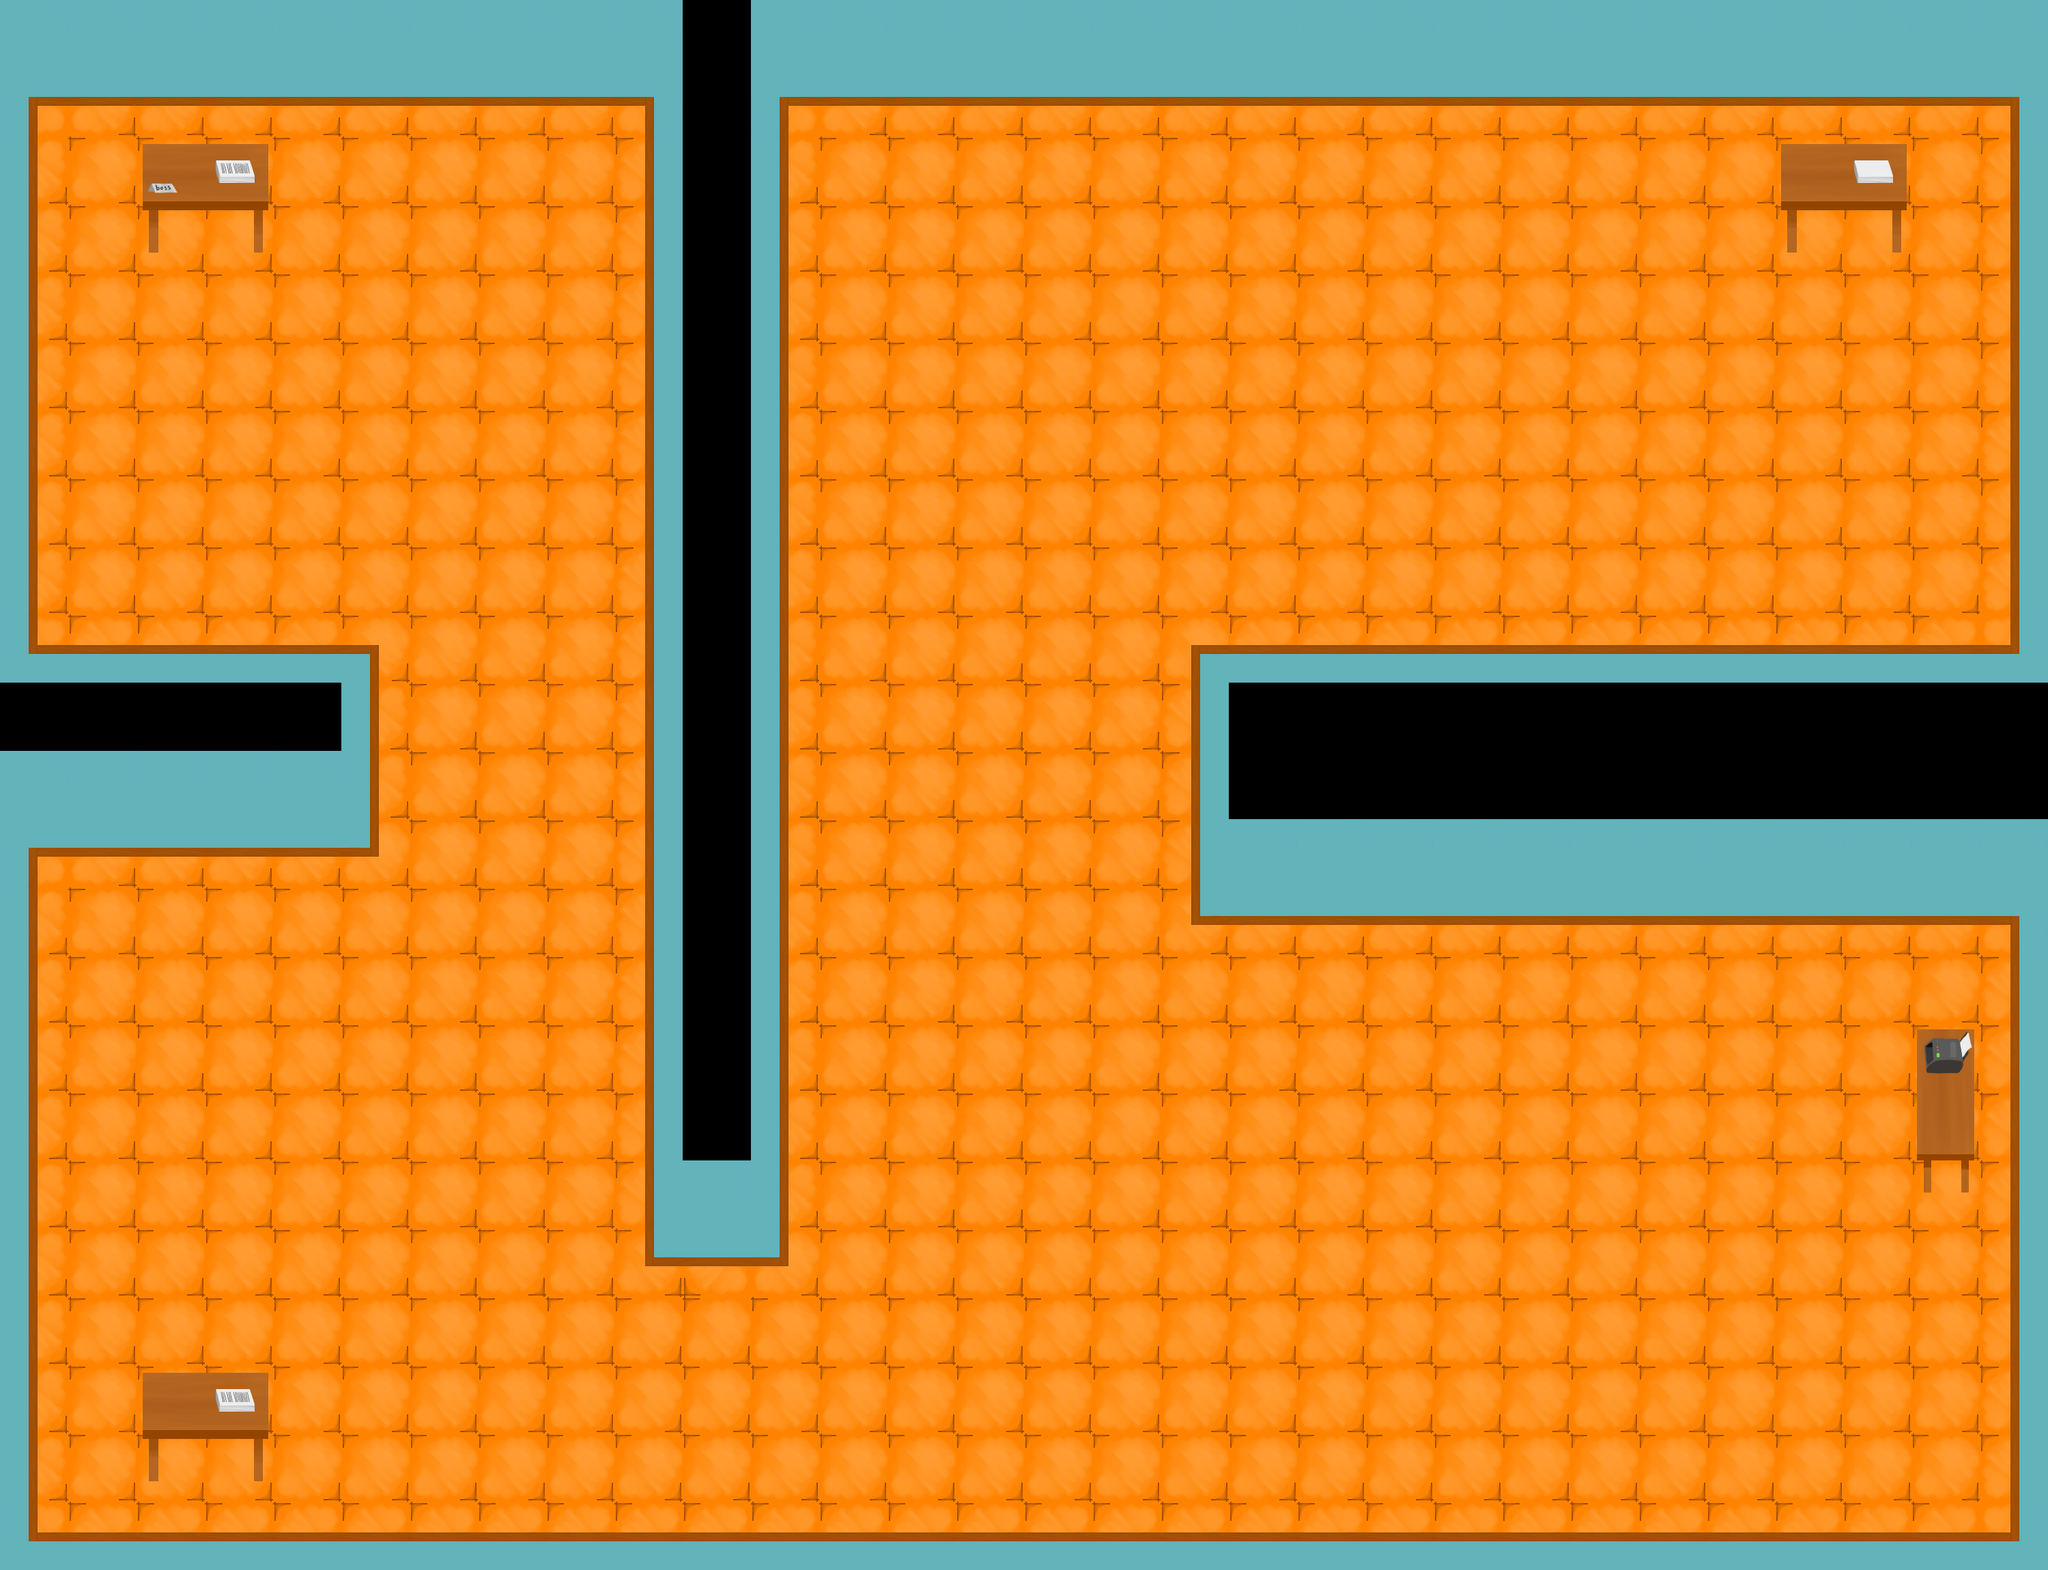

The image is a tile-based game level rendered from a .tmx file. Its description and source (layers, tilesets, objects; grid data summarised) follow:
An orthogonal 30x23 tile map with 100x100 px tiles, 1 tile layer (main) and 34 objects (22x CollectableSpawnPoint, 6x EnemySpawnPoint, EmptyPaper, Document, BossDesk, ...).

<map version="1.0" orientation="orthogonal" width="30" height="23" tilewidth="100" tileheight="100">
 <tileset firstgid="1" name="tiles" tilewidth="100" tileheight="100">
  <image source="tiles.png" width="512" height="1024" />
 </tileset>
 <layer name="main" width="30" height="23">
  <data>[690 cells, 644 non-empty, 30 distinct tile ids]</data>
 </layer>
 <objectgroup name="collision" width="30" height="23">
  <object x="50" y="1250">
   <polyline points="0,0 0,1000 2900,1000 2900,100 1700,100 1700,-300 2900,-300 2900,-1100 1100,-1100 1100,300 1100,600 900,600 900,-1100 0,-1100 0,-300 500,-300 500,0 0,0" />
  </object>
  <object type="EmptyPaper" x="2608" y="213" width="181" height="161" />
  <object type="Document" x="211" y="2011" width="181" height="157" />
  <object type="BossDesk" x="211" y="212" width="181" height="157" />
  <object type="Printer" x="2809" y="1509" width="83" height="238" />
 </objectgroup>
 <objectgroup name="objects" width="30" height="23">
  <object type="Player" x="2565" y="1567" width="100" height="100" />
  <object type="CollectableSpawnPoint" x="2279" y="627" width="100" height="100" />
  <object type="CollectableSpawnPoint" x="1752" y="452" width="100" height="100" />
  <object type="CollectableSpawnPoint" x="1148" y="2056" width="100" height="100" />
  <object type="CollectableSpawnPoint" x="388" y="1727" width="100" height="100" />
  <object type="CollectableSpawnPoint" x="600" y="1300" width="100" height="100" />
  <object type="CollectableSpawnPoint" x="140" y="668" width="100" height="100" />
  <object type="CollectableSpawnPoint" x="1842" y="1906" width="100" height="100" />
  <object type="CollectableSpawnPoint" x="1700" y="1400" width="100" height="100" />
  <object type="CollectableSpawnPoint" x="2252" y="1830" width="100" height="100" />
  <object type="CollectableSpawnPoint" x="176" y="1442" width="100" height="100" />
  <object type="EnemySpawnPoint" x="646" y="470" width="100" height="100">
   <properties>
    <property name="MaxObjects" value="3" />
   </properties>
  </object>
  <object type="EnemySpawnPoint" x="2030" y="1574" width="100" height="100" />
  <object type="EnemySpawnPoint" x="318" y="1410" width="100" height="100">
   <properties>
    <property name="MaxObjects" value="3" />
   </properties>
  </object>
  <object type="EnemySpawnPoint" x="410" y="614" width="100" height="100">
   <properties>
    <property name="MaxObjects" value="3" />
   </properties>
  </object>
  <object type="EnemySpawnPoint" x="2554" y="558" width="100" height="100">
   <properties>
    <property name="MaxObjects" value="3" />
   </properties>
  </object>
  <object type="EnemySpawnPoint" x="1574" y="226" width="100" height="100">
   <properties>
    <property name="MaxObjects" value="3" />
   </properties>
  </object>
  <object type="CollectableSpawnPoint" x="2074" y="330" width="100" height="100" />
  <object type="CollectableSpawnPoint" x="1322" y="550" width="100" height="100" />
  <object type="CollectableSpawnPoint" x="1366" y="1282" width="100" height="100" />
  <object type="CollectableSpawnPoint" x="2526" y="2090" width="100" height="100" />
  <object type="CollectableSpawnPoint" x="650" y="690" width="100" height="100" />
  <object type="CollectableSpawnPoint" x="678" y="218" width="100" height="100" />
  <object type="CollectableSpawnPoint" x="542" y="2114" width="100" height="100" />
  <object type="CollectableSpawnPoint" x="1434" y="1978" width="100" height="100" />
  <object type="CollectableSpawnPoint" x="1490" y="886" width="100" height="100" />
  <object type="CollectableSpawnPoint" x="1294" y="1678" width="100" height="100" />
  <object type="CollectableSpawnPoint" x="78" y="2110" width="100" height="100" />
  <object type="CollectableSpawnPoint" x="766" y="1750" width="100" height="100" />
 </objectgroup>
</map>
